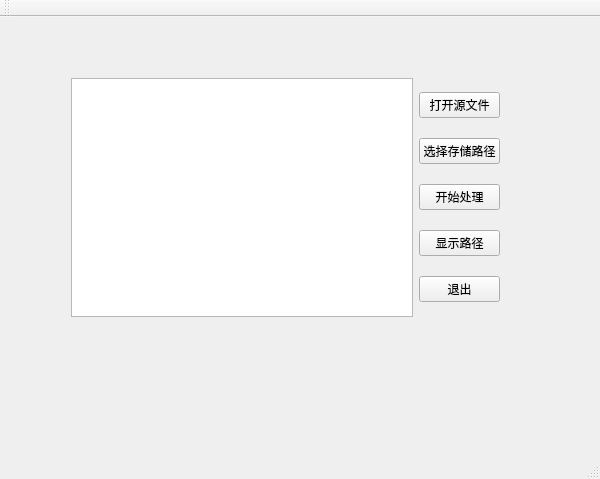
<?xml version="1.0" encoding="UTF-8"?>
<ui version="4.0">
 <class>MainWindow</class>
 <widget class="QMainWindow" name="MainWindow">
  <property name="geometry">
   <rect>
    <x>0</x>
    <y>0</y>
    <width>600</width>
    <height>479</height>
   </rect>
  </property>
  <property name="windowTitle">
   <string>MainWindow</string>
  </property>
  <widget class="QWidget" name="centralWidget">
   <widget class="QWidget" name="layoutWidget">
    <property name="geometry">
     <rect>
      <x>60</x>
      <y>50</y>
      <width>451</width>
      <height>261</height>
     </rect>
    </property>
    <layout class="QHBoxLayout" name="horizontalLayout">
     <item>
      <widget class="QTextBrowser" name="dis_mainwindow"/>
     </item>
     <item>
      <layout class="QVBoxLayout" name="verticalLayout">
       <item>
        <widget class="QPushButton" name="OpenSourceFile">
         <property name="text">
          <string>打开源文件</string>
         </property>
        </widget>
       </item>
       <item>
        <widget class="QPushButton" name="inputfilepath">
         <property name="text">
          <string>选择存储路径</string>
         </property>
        </widget>
       </item>
       <item>
        <widget class="QPushButton" name="deal_with">
         <property name="text">
          <string>开始处理</string>
         </property>
        </widget>
       </item>
       <item>
        <widget class="QPushButton" name="DisplayPath">
         <property name="text">
          <string>显示路径</string>
         </property>
        </widget>
       </item>
       <item>
        <widget class="QPushButton" name="Quit">
         <property name="text">
          <string>退出</string>
         </property>
        </widget>
       </item>
      </layout>
     </item>
    </layout>
   </widget>
  </widget>
  <widget class="QMenuBar" name="menuBar">
   <property name="geometry">
    <rect>
     <x>0</x>
     <y>0</y>
     <width>600</width>
     <height>23</height>
    </rect>
   </property>
  </widget>
  <widget class="QToolBar" name="mainToolBar">
   <attribute name="toolBarArea">
    <enum>TopToolBarArea</enum>
   </attribute>
   <attribute name="toolBarBreak">
    <bool>false</bool>
   </attribute>
  </widget>
  <widget class="QStatusBar" name="statusBar"/>
 </widget>
 <layoutdefault spacing="6" margin="11"/>
 <resources/>
 <connections/>
</ui>
